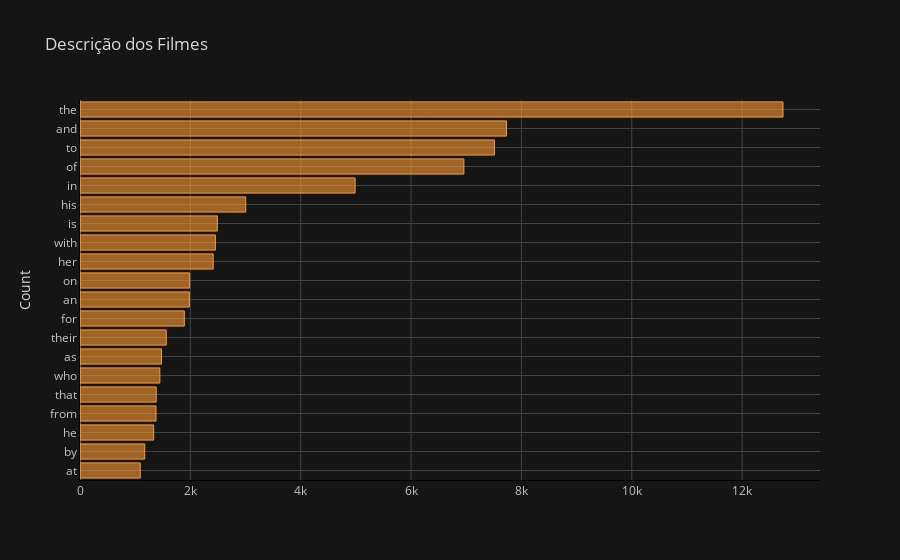

Notebook source saved alongside this figure:
### Markdown cell above
### Visualize a distribuição de frequência do token (vocabulário) antes a remoção das Stop Words

### Code cell
%matplotlib inline
def get_top_n_words(corpus, n=None):
    vec = CountVectorizer().fit(corpus)
    bag_of_words = vec.transform(corpus)
    sum_words = bag_of_words.sum(axis=0) 
    words_freq = [(word, sum_words[0, idx]) for word, idx in vec.vocabulary_.items()]
    words_freq =sorted(words_freq, key = lambda x: x[1], reverse=True)
    return words_freq[:n]
common_words = get_top_n_words(df['description'], 20)
df1 = pd.DataFrame(common_words, columns = ['description' , 'count'])
df1.groupby('description').sum()['count'].sort_values().iplot(kind='barh', yTitle='Count', linecolor='black', title='Descrição dos Filmes')

### Figure 1 — Plotly figure (JSON) as saved in the notebook; plotly's stock layout.template omitted (floating-point values rounded to 4 significant figures)
{"data": [{"marker": {"color": "rgba(255, 153, 51, 0.6)", "line": {"color": "rgba(255, 153, 51, 1.0)", "width": 1}}, "name": "count", "orientation": "h", "text": "", "type": "bar", "x": [1092, 1173, 1335, 1378, 1381, 1447, 1477, 1563, 1891, 1982, 1988, 2414, 2454, 2489, 3004, 4986, 6957, 7512, 7729, 12741], "y": ["at", "by", "he", "from", "that", "who", "as", "their", "for", "an", "on", "her", "with", "is", "his", "in", "of", "to", "and", "the"]}], "layout": {"legend": {"bgcolor": "#151516", "font": {"color": "#D9D9D9"}}, "paper_bgcolor": "#151516", "plot_bgcolor": "#151516", "title": {"font": {"color": "#D9D9D9"}, "text": "Descrição dos Filmes"}, "xaxis": {"gridcolor": "#434343", "linecolor": "black", "showgrid": true, "tickfont": {"color": "#C2C2C2"}, "title": {"font": {"color": "#D9D9D9"}, "text": ""}, "zerolinecolor": "#666570"}, "yaxis": {"gridcolor": "#434343", "linecolor": "black", "showgrid": true, "tickfont": {"color": "#C2C2C2"}, "title": {"font": {"color": "#D9D9D9"}, "text": "Count"}, "zerolinecolor": "#666570"}}}
